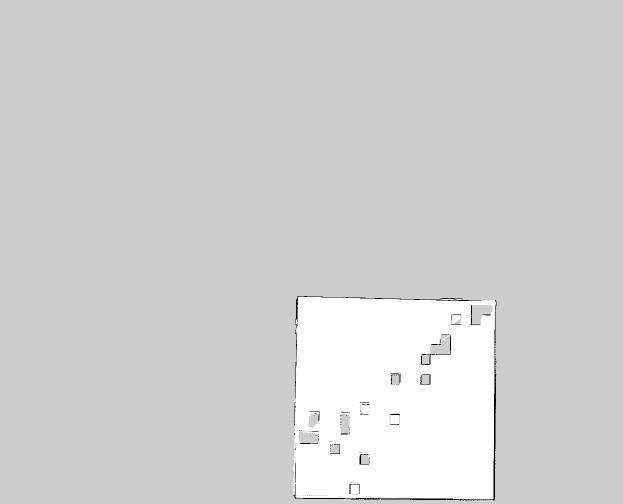
#> input picture src/my_map.pgm, 1246 x 1008 px (shown at 1/2 size)
$ python wave_front.py
#> lines starting #> are read from the running program, lines starting #| are printed output that depends on the picture; after the words box and inside, x2 and y2 are one past the last pixel; in counts of white or black regions, pixels touching at a corner belong together
import cv2
import numpy as np
from matplotlib import pyplot as plt

pgmf = open('src/my_map.pgm', 'rb')
image = plt.imread(pgmf)
#> image is the input picture: shape (1008, 1246); min 0, max 254, mean 210.2


image_copia = 1.0 * (image > 250)#mudando os valores de cinza para escala de preto e branco
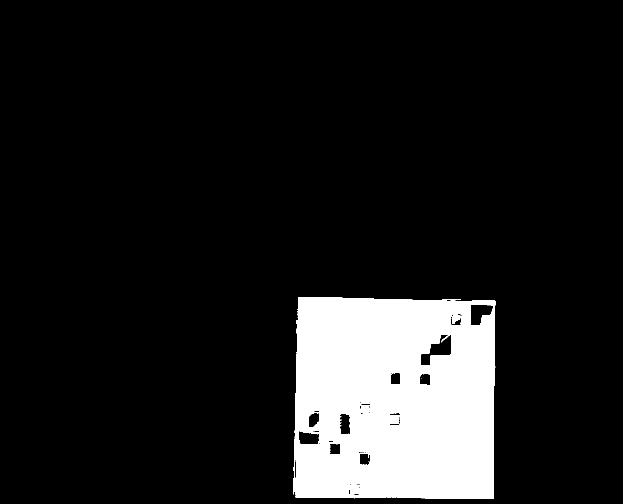
#> image_copia: shape (1008, 1246) float64 (shown at 1/2 size); values 0 (black) and 1 (white), 12% white; 20 white regions (16 under 20 px), largest, box (x1, y1, x2, y2) and area: (586, 594, 991, 998) 149687, (904, 631, 921, 648) 207, (600, 863, 637, 869) 107, (884, 598, 922, 601) 57

goal = (250, 125) #define o meu objetivo
robo = (350, 50) #define onde ta meu robo

#para visualização inicial, os dois são pretos
image_copia[goal[0]][goal[1]] = 0 #objetivo é 0
image_copia[robo[0]][robo[1]] = 0 #robo é 0

fig = plt.figure()
fig.canvas.manager.set_window_title('Figura 1')

plt.imshow(image_copia, interpolation='nearest', cmap='gray')
plt.title('Imagem inicial')
plt.show()

#tentativa 3
image_copia[goal[0]][goal[1]] = 2 #objetivo é 2
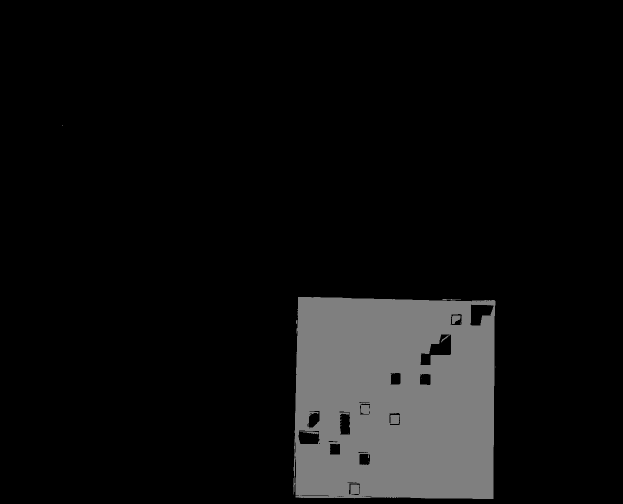
#> image_copia: shape (1008, 1246) float64 (shown at 1/2 size); under 0.01% of pixels changed, all inside (x1, y1, x2, y2) = (125, 250, 126, 251); drawn with min black and max white
image_copia[robo[0]][robo[1]] = 1 #robo é 1
#> image_copia: shape (1008, 1246) float64; under 0.01% of pixels changed, all inside (x1, y1, x2, y2) = (50, 350, 51, 351)

soma = 2
ponto = goal
parar = False
coordenadas = list()

while(1):
    soma += 1
    for l in range (-1,2):
        for c in range (-1,2):
            try:
                if(image_copia[ponto[0]+l][ponto[1]+c] == 1):
                    image_copia[ponto[0]+ l][ponto[1]+c]= soma
                    coordenadas.append([ponto[0]+ l, ponto[1]+c])

                if(ponto[0]+l == robo[0] and ponto[1]+c == robo[1]):
                    parar = True
                    break
            except:
                continue
        if(parar == True):
           break
    if(parar == True):
           break

#> (the run stopped early here; a loop or call above may not have finished)

$ run again, with src/mapa_da_gi.pgm copied over src/my_map.pgm
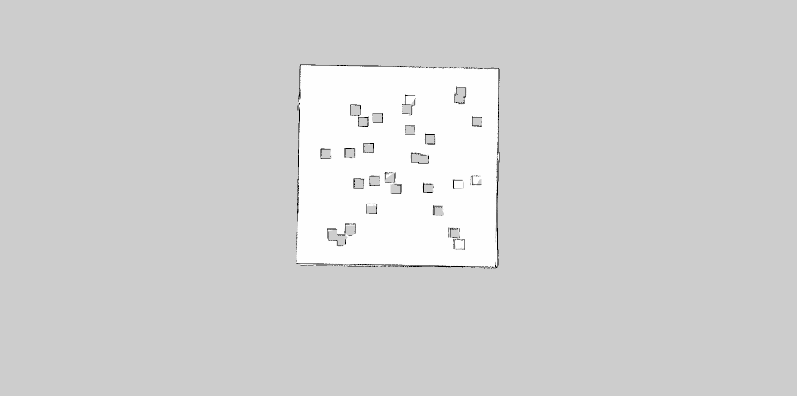
#> input picture src/mapa_da_gi.pgm, 1593 x 791 px (shown at 1/2 size)
#> image is the input picture: shape (791, 1593); min 0, max 254, mean 209.9
#> `image_copia = 1.0 * (image > 250)#mudando os valores de cinza para esc..`:
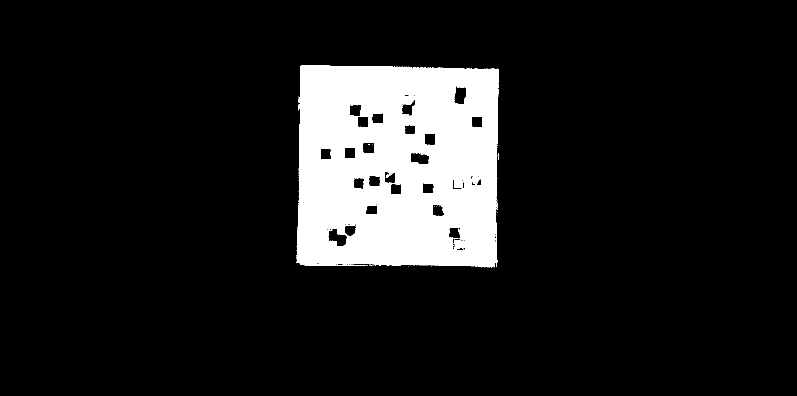
#> image_copia: shape (791, 1593) float64 (shown at 1/2 size); values 0 (black) and 1 (white), 11.6% white; 45 white regions (39 under 20 px), largest, box (x1, y1, x2, y2) and area: (593, 130, 997, 535) 145366, (910, 480, 929, 498) 302, (601, 528, 733, 531) 225, (772, 347, 786, 356) 55, (691, 449, 710, 453) 40, (995, 306, 998, 320) 26
#> `image_copia[goal[0]][goal[1]] = 2`:
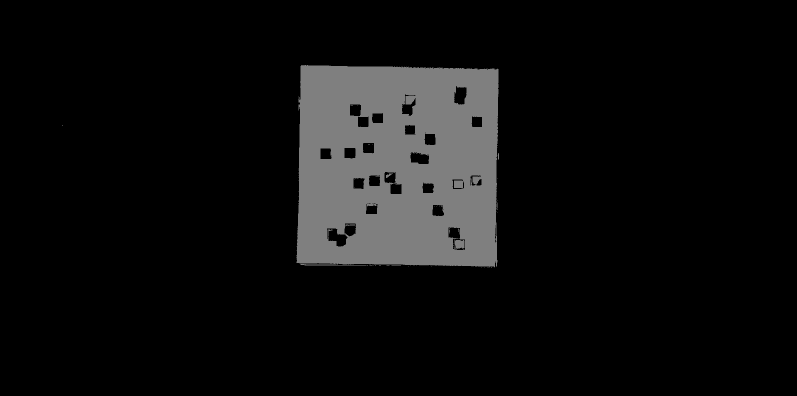
#> image_copia: shape (791, 1593) float64 (shown at 1/2 size); under 0.01% of pixels changed, all inside (x1, y1, x2, y2) = (125, 250, 126, 251); drawn with min black and max white
